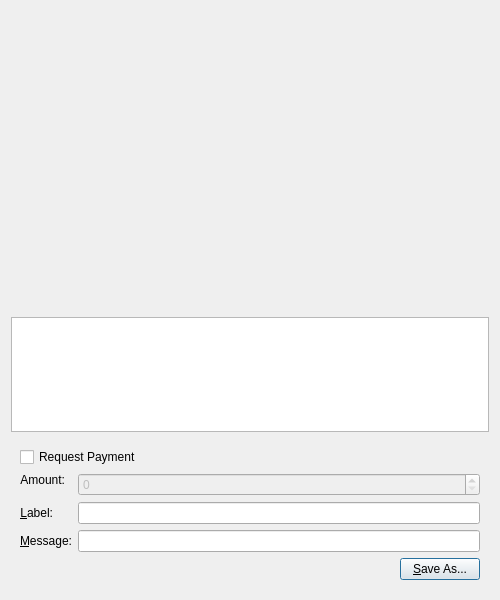
<?xml version="1.0" encoding="UTF-8"?>
<ui version="4.0">
 <class>QRCodeDialog</class>
 <widget class="QDialog" name="QRCodeDialog">
  <property name="geometry">
   <rect>
    <x>0</x>
    <y>0</y>
    <width>500</width>
    <height>600</height>
   </rect>
  </property>
  <property name="windowTitle">
   <string>QR Code Dialog</string>
  </property>
  <layout class="QVBoxLayout" name="verticalLayout_3">
   <item>
    <widget class="QLabel" name="lblQRCode">
     <property name="sizePolicy">
      <sizepolicy hsizetype="Expanding" vsizetype="Expanding">
       <horstretch>0</horstretch>
       <verstretch>0</verstretch>
      </sizepolicy>
     </property>
     <property name="minimumSize">
      <size>
       <width>300</width>
       <height>300</height>
      </size>
     </property>
     <property name="textFormat">
      <enum>Qt::PlainText</enum>
     </property>
     <property name="alignment">
      <set>Qt::AlignCenter</set>
     </property>
     <property name="wordWrap">
      <bool>true</bool>
     </property>
    </widget>
   </item>
   <item>
    <widget class="QPlainTextEdit" name="outUri">
     <property name="sizePolicy">
      <sizepolicy hsizetype="Expanding" vsizetype="Minimum">
       <horstretch>0</horstretch>
       <verstretch>0</verstretch>
      </sizepolicy>
     </property>
     <property name="minimumSize">
      <size>
       <width>0</width>
       <height>50</height>
      </size>
     </property>
     <property name="tabChangesFocus">
      <bool>true</bool>
     </property>
     <property name="textInteractionFlags">
      <set>Qt::TextSelectableByKeyboard|Qt::TextSelectableByMouse</set>
     </property>
    </widget>
   </item>
   <item>
    <widget class="QWidget" name="widget" native="true">
     <layout class="QVBoxLayout" name="verticalLayout_2">
      <item>
       <widget class="QCheckBox" name="chkReqPayment">
        <property name="enabled">
         <bool>true</bool>
        </property>
        <property name="text">
         <string>Request Payment</string>
        </property>
       </widget>
      </item>
      <item>
       <layout class="QFormLayout" name="formLayout">
        <property name="fieldGrowthPolicy">
         <enum>QFormLayout::AllNonFixedFieldsGrow</enum>
        </property>
        <item row="1" column="0">
         <widget class="QLabel" name="lblLabel">
          <property name="text">
           <string>&amp;Label:</string>
          </property>
          <property name="textFormat">
           <enum>Qt::PlainText</enum>
          </property>
          <property name="alignment">
           <set>Qt::AlignRight|Qt::AlignTrailing|Qt::AlignVCenter</set>
          </property>
          <property name="buddy">
           <cstring>lnLabel</cstring>
          </property>
         </widget>
        </item>
        <item row="1" column="1">
         <widget class="QLineEdit" name="lnLabel"/>
        </item>
        <item row="2" column="0">
         <widget class="QLabel" name="lblMessage">
          <property name="text">
           <string>&amp;Message:</string>
          </property>
          <property name="textFormat">
           <enum>Qt::PlainText</enum>
          </property>
          <property name="alignment">
           <set>Qt::AlignRight|Qt::AlignTrailing|Qt::AlignVCenter</set>
          </property>
          <property name="buddy">
           <cstring>lnMessage</cstring>
          </property>
         </widget>
        </item>
        <item row="2" column="1">
         <widget class="QLineEdit" name="lnMessage"/>
        </item>
        <item row="0" column="0">
         <widget class="QLabel" name="lblAmount">
          <property name="sizePolicy">
           <sizepolicy hsizetype="Preferred" vsizetype="Maximum">
            <horstretch>0</horstretch>
            <verstretch>0</verstretch>
           </sizepolicy>
          </property>
          <property name="text">
           <string>Amount:</string>
          </property>
          <property name="textFormat">
           <enum>Qt::PlainText</enum>
          </property>
          <property name="alignment">
           <set>Qt::AlignRight|Qt::AlignTrailing|Qt::AlignVCenter</set>
          </property>
          <property name="buddy">
           <cstring>lnReqAmount</cstring>
          </property>
         </widget>
        </item>
        <item row="0" column="1">
         <widget class="BitcoinAmountField" name="lnReqAmount">
          <property name="enabled">
           <bool>false</bool>
          </property>
          <property name="minimumSize">
           <size>
            <width>80</width>
            <height>0</height>
           </size>
          </property>
         </widget>
        </item>
       </layout>
      </item>
      <item>
       <layout class="QHBoxLayout" name="horizontalLayout">
        <item>
         <spacer name="horizontalSpacer">
          <property name="orientation">
           <enum>Qt::Horizontal</enum>
          </property>
          <property name="sizeHint" stdset="0">
           <size>
            <width>40</width>
            <height>20</height>
           </size>
          </property>
         </spacer>
        </item>
        <item>
         <widget class="QPushButton" name="btnSaveAs">
          <property name="text">
           <string>&amp;Save As...</string>
          </property>
         </widget>
        </item>
       </layout>
      </item>
     </layout>
    </widget>
   </item>
  </layout>
 </widget>
 <customwidgets>
  <customwidget>
   <class>BitcoinAmountField</class>
   <extends>QSpinBox</extends>
   <header>bitcoinamountfield.h</header>
  </customwidget>
 </customwidgets>
 <resources/>
 <connections>
  <connection>
   <sender>chkReqPayment</sender>
   <signal>clicked(bool)</signal>
   <receiver>lnReqAmount</receiver>
   <slot>setEnabled(bool)</slot>
   <hints>
    <hint type="sourcelabel">
     <x>92</x>
     <y>285</y>
    </hint>
    <hint type="destinationlabel">
     <x>98</x>
     <y>311</y>
    </hint>
   </hints>
  </connection>
 </connections>
</ui>
